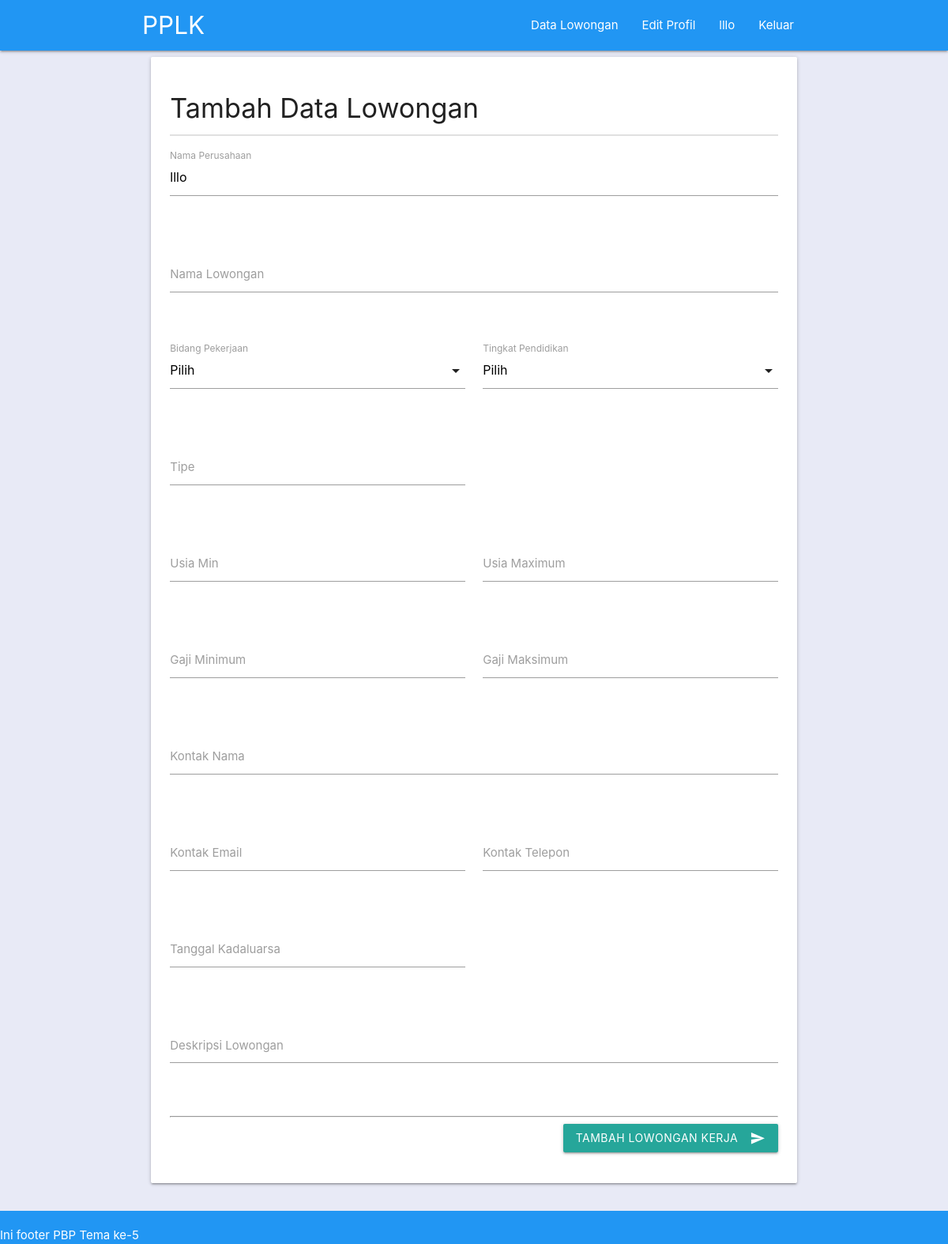
The app's page /tambah_data_lowongan.php (signed in), older data.
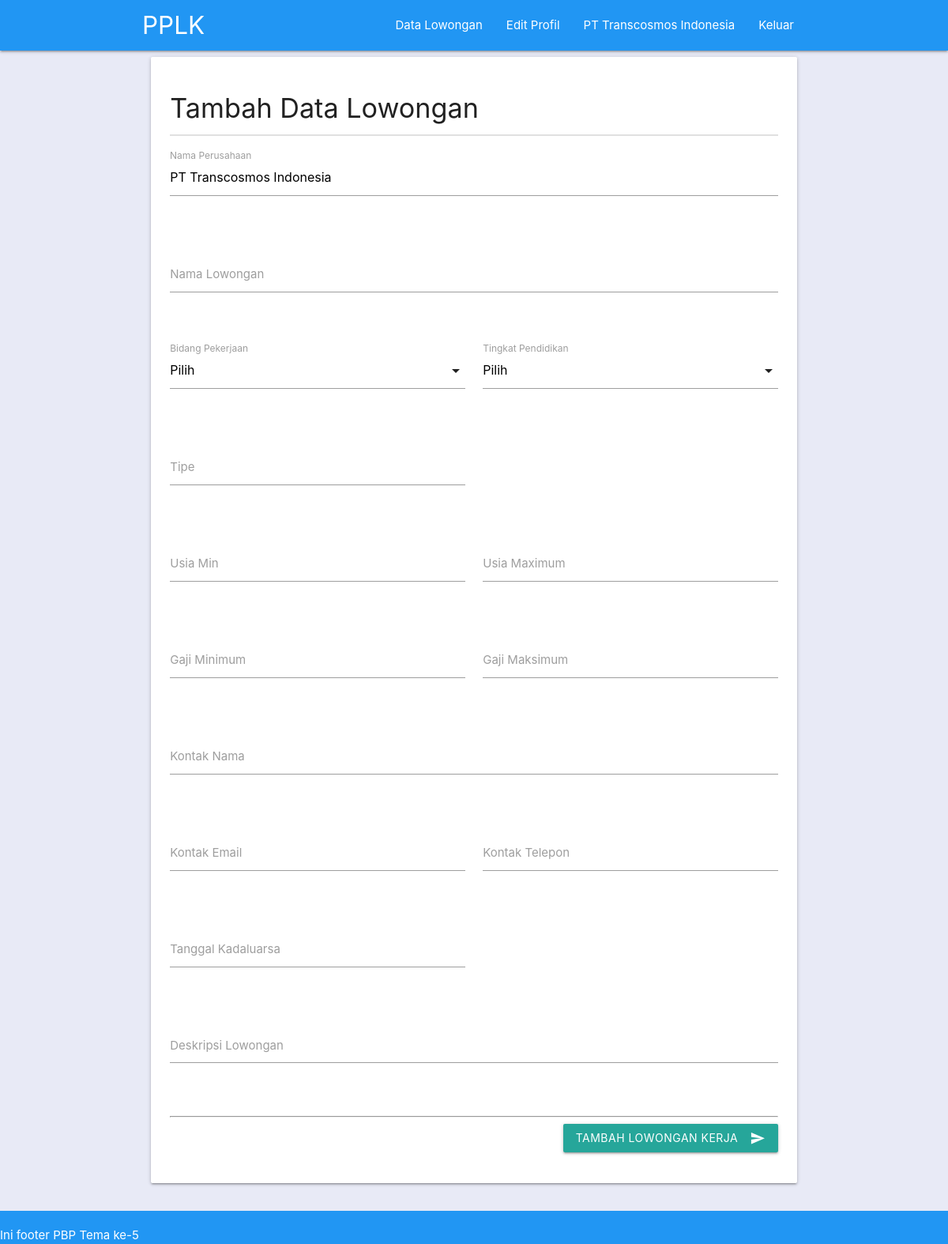
The same page, newer data.
### tables this page shows
CREATE TABLE `perusahaan` (
  `idperusahaan` int(11) NOT NULL,
  `nama` varchar(50) NOT NULL,
  `password` varchar(255) NOT NULL,
  `nama_pemilik` varchar(50) NOT NULL,
  `alamat` text NOT NULL,
  `kota` varchar(50) NOT NULL,
  `email` varchar(50) NOT NULL,
  `no_telp` varchar(50) NOT NULL,
  `tgl_daftar` date DEFAULT NULL
);

### classes/Session.php (called while the page is built, shortened)
<?php
class Session{
  public static function isOn($nama){
    return (isset($_SESSION[$nama])) ? true : false ;
  }
  public static function getSession($nama)
  {
    return $_SESSION[$nama];
  }
}
?>

### classes/Database.php (called while the page is built, shortened)
<?php
class Database
{
  private static $connection = null;
  private $mysqli,
          $HOST = 'localhost',
          $USER = 'root',
          $PASSWORD = '',
          $DBNAME = 'pbp_pplk';
  function __construct()
  {
    $this->mysqli = new mysqli($this->HOST, $this->USER, $this->PASSWORD, $this->DBNAME);
  }
  public static function getConnection(){
    if(!isset(self::$connection))
    {
      self::$connection = new Database();
    }
    return self::$connection;
  }
  public function get_info ($table, $column, $value)
  {
    if(!is_int($value))
    {
      $value = "'". $value ."'";
      $query = "SELECT * FROM $table WHERE $column = $value";
      $result = $this->mysqli->query($query);
      while($row = $result->fetch_assoc())
      {
        return $row;
      }
    }
  }
}
 ?>

### core/Init.php (called while the page is built, shortened)
<?php
$perusahaan = new Perusahaan();
if(Session::isOn('perusahaan'))
{
 $perusahaan_data = $perusahaan->get_data(Session::getSession('perusahaan'));
}
?>

### classes/Perusahaan.php (called while the page is built, shortened)
<?php
class Perusahaan
{
  private $_db;
  function __construct()
  {
    $this->_db = Database::getConnection();
  }
  public function check_email($email)
  {
    $data = $this->_db->get_info('perusahaan','email',$email);
    if(empty($data)) return false;
    else return true;
  }
  public function get_data($email)
  {
    if($this->check_email($email))
    {
      return $this->_db->get_info('perusahaan','email',$email);
    } else
    {
      return die('Nama user tidak terdaftar');
    }
  }
}
 ?>

### tambah_data_lowongan.php (the view, shortened to what the changed rows need)
<?php
require_once "core/init.php";
require_once "template/header.php"
?>
<main>
<div class="container">
  <div class="row">
    <div class="col l12 m12 s12">
      <div class="card-panel">
        <form class="section" action="tambah_data_lowongan.php" method="post">
          <div class="row">
            <div class="input-field col s12">
              <label for="nama_perusahaan">Nama Perusahaan</label>
              <input id="nama_perusahaan" name="nama_perusahaan" type="text" value="<?php echo $perusahaan_data['nama'] ?>" readonly>
              <span class="helper-text main" data-error="" data-success=""></span>
            </div>
          </div>
        </form>
      </div>
    </div>
  </div>
</div>
</main>
<?php require_once "template/footer.php"; ?>

### template/header.php (shortened to what the changed rows need)
<!DOCTYPE html>
<html lang="en" dir="ltr">
  <head>
    <link rel="stylesheet" href="assets/css/materialize.min.css">
    <link href="assets/css/tema.css" rel="stylesheet">
  </head>
  <body class="indigo lighten-5">
    <header>
      <nav class="serious-error">
          <div class="container nav-wrapper ">
            <ul class="right hide-on-med-and-down">
              <?php if(Session::isOn('perusahaan')){?>
              <li><a href="data_lowongan.php">Data Lowongan</a></li>
              <li><a href="edit_profil.php">Edit Profil</a></li>
              <li><a href="profil.php"><?php echo $perusahaan_data['nama'] ?></a></li>
              <li><a href="keluar.php">Keluar</a></li>
              <?php } else {?>
              <li><a href="pendaftaran_pencaker.php">Pendaftaran Pencaker</a></li>
              <li><a href="pendaftaran_perusahaan.php">Pendaftaran Perusahaan</a></li>
              <li><a href="masuk.php">Masuk</a></li>
              <?php } ?>
            </ul>
          </div>
        </nav>
    </header>

Row changes from the older to the newer data that the page shows:
changed perusahaan: nama "lllo" → "PT Transcosmos Indonesia"; nama_perusahaan "lllo" → "PT Transcosmos Indonesia"
